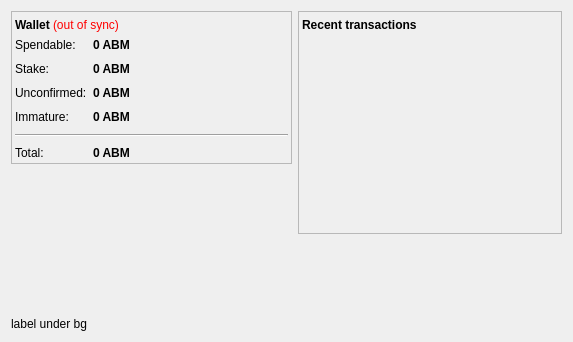
<?xml version="1.0" encoding="UTF-8"?>
<ui version="4.0">
 <class>OverviewPage</class>
 <widget class="QWidget" name="OverviewPage">
  <property name="geometry">
   <rect>
    <x>0</x>
    <y>0</y>
    <width>573</width>
    <height>342</height>
   </rect>
  </property>
  <property name="sizePolicy">
   <sizepolicy hsizetype="Preferred" vsizetype="Preferred">
    <horstretch>0</horstretch>
    <verstretch>0</verstretch>
   </sizepolicy>
  </property>
  <property name="windowTitle">
   <string>Form</string>
  </property>
  <property name="styleSheet">
   <string notr="true"/>
  </property>
  <layout class="QHBoxLayout" name="horizontalLayout" stretch="1,0">
   <item>
    <layout class="QVBoxLayout" name="verticalLayout_2" stretch="0,0,0,0,0">
     <item>
      <widget class="QFrame" name="frame">
       <property name="sizePolicy">
        <sizepolicy hsizetype="Preferred" vsizetype="Preferred">
         <horstretch>0</horstretch>
         <verstretch>0</verstretch>
        </sizepolicy>
       </property>
       <property name="minimumSize">
        <size>
         <width>0</width>
         <height>0</height>
        </size>
       </property>
       <property name="maximumSize">
        <size>
         <width>16777215</width>
         <height>16777215</height>
        </size>
       </property>
       <property name="frameShape">
        <enum>QFrame::StyledPanel</enum>
       </property>
       <property name="frameShadow">
        <enum>QFrame::Raised</enum>
       </property>
       <layout class="QVBoxLayout" name="verticalLayout_4">
        <property name="spacing">
         <number>3</number>
        </property>
        <property name="leftMargin">
         <number>3</number>
        </property>
        <property name="topMargin">
         <number>3</number>
        </property>
        <property name="rightMargin">
         <number>3</number>
        </property>
        <property name="bottomMargin">
         <number>3</number>
        </property>
        <item>
         <layout class="QHBoxLayout" name="horizontalLayout_4">
          <item>
           <widget class="QLabel" name="label_5">
            <property name="font">
             <font>
              <weight>75</weight>
              <bold>true</bold>
             </font>
            </property>
            <property name="mouseTracking">
             <bool>false</bool>
            </property>
            <property name="text">
             <string>Wallet</string>
            </property>
           </widget>
          </item>
          <item>
           <widget class="QLabel" name="labelWalletStatus">
            <property name="toolTip">
             <string>The displayed information may be out of date. Your wallet automatically synchronizes with the ArtBoomerang network after a connection is established, but this process has not completed yet.</string>
            </property>
            <property name="styleSheet">
             <string notr="true">QLabel { color: red; }</string>
            </property>
            <property name="text">
             <string notr="true">(out of sync)</string>
            </property>
            <property name="alignment">
             <set>Qt::AlignLeading|Qt::AlignLeft|Qt::AlignVCenter</set>
            </property>
           </widget>
          </item>
          <item>
           <spacer name="horizontalSpacer">
            <property name="orientation">
             <enum>Qt::Horizontal</enum>
            </property>
            <property name="sizeHint" stdset="0">
             <size>
              <width>2</width>
              <height>20</height>
             </size>
            </property>
           </spacer>
          </item>
         </layout>
        </item>
        <item>
         <layout class="QFormLayout" name="formLayout_2">
          <property name="fieldGrowthPolicy">
           <enum>QFormLayout::AllNonFixedFieldsGrow</enum>
          </property>
          <property name="horizontalSpacing">
           <number>6</number>
          </property>
          <property name="verticalSpacing">
           <number>10</number>
          </property>
          <item row="0" column="0">
           <widget class="QLabel" name="label">
            <property name="text">
             <string>Spendable:</string>
            </property>
           </widget>
          </item>
          <item row="0" column="1">
           <widget class="QLabel" name="labelBalance">
            <property name="font">
             <font>
              <weight>75</weight>
              <bold>true</bold>
             </font>
            </property>
            <property name="cursor">
             <cursorShape>IBeamCursor</cursorShape>
            </property>
            <property name="toolTip">
             <string>Your current spendable balance</string>
            </property>
            <property name="text">
             <string notr="true">0 ABM</string>
            </property>
            <property name="textInteractionFlags">
             <set>Qt::LinksAccessibleByMouse|Qt::TextSelectableByKeyboard|Qt::TextSelectableByMouse</set>
            </property>
           </widget>
          </item>
          <item row="1" column="0">
           <widget class="QLabel" name="label_6">
            <property name="text">
             <string>Stake:</string>
            </property>
           </widget>
          </item>
          <item row="1" column="1">
           <widget class="QLabel" name="labelStake">
            <property name="font">
             <font>
              <weight>75</weight>
              <bold>true</bold>
             </font>
            </property>
            <property name="cursor">
             <cursorShape>IBeamCursor</cursorShape>
            </property>
            <property name="toolTip">
             <string>Total of coins that was staked, and do not yet count toward the current balance</string>
            </property>
            <property name="text">
             <string notr="true">0 ABM</string>
            </property>
            <property name="textInteractionFlags">
             <set>Qt::LinksAccessibleByMouse|Qt::TextSelectableByKeyboard|Qt::TextSelectableByMouse</set>
            </property>
           </widget>
          </item>
          <item row="2" column="0">
           <widget class="QLabel" name="label_3">
            <property name="text">
             <string>Unconfirmed:</string>
            </property>
           </widget>
          </item>
          <item row="2" column="1">
           <widget class="QLabel" name="labelUnconfirmed">
            <property name="font">
             <font>
              <weight>75</weight>
              <bold>true</bold>
             </font>
            </property>
            <property name="cursor">
             <cursorShape>IBeamCursor</cursorShape>
            </property>
            <property name="toolTip">
             <string>Total of transactions that have yet to be confirmed, and do not yet count toward the current balance</string>
            </property>
            <property name="text">
             <string notr="true">0 ABM</string>
            </property>
            <property name="textInteractionFlags">
             <set>Qt::LinksAccessibleByMouse|Qt::TextSelectableByKeyboard|Qt::TextSelectableByMouse</set>
            </property>
           </widget>
          </item>
          <item row="3" column="0">
           <widget class="QLabel" name="labelImmatureText">
            <property name="text">
             <string>Immature:</string>
            </property>
           </widget>
          </item>
          <item row="3" column="1">
           <widget class="QLabel" name="labelImmature">
            <property name="font">
             <font>
              <weight>75</weight>
              <bold>true</bold>
             </font>
            </property>
            <property name="toolTip">
             <string>Mined balance that has not yet matured</string>
            </property>
            <property name="text">
             <string notr="true">0 ABM</string>
            </property>
            <property name="textInteractionFlags">
             <set>Qt::LinksAccessibleByMouse|Qt::TextSelectableByKeyboard|Qt::TextSelectableByMouse</set>
            </property>
           </widget>
          </item>
          <item row="4" column="0" colspan="2">
           <widget class="Line" name="line">
            <property name="sizePolicy">
             <sizepolicy hsizetype="Minimum" vsizetype="Fixed">
              <horstretch>0</horstretch>
              <verstretch>0</verstretch>
             </sizepolicy>
            </property>
            <property name="maximumSize">
             <size>
              <width>16777215</width>
              <height>2</height>
             </size>
            </property>
            <property name="orientation">
             <enum>Qt::Horizontal</enum>
            </property>
           </widget>
          </item>
          <item row="5" column="0">
           <widget class="QLabel" name="labelTotalText">
            <property name="text">
             <string>Total:</string>
            </property>
           </widget>
          </item>
          <item row="5" column="1">
           <widget class="QLabel" name="labelTotal">
            <property name="font">
             <font>
              <weight>75</weight>
              <bold>true</bold>
             </font>
            </property>
            <property name="cursor">
             <cursorShape>IBeamCursor</cursorShape>
            </property>
            <property name="toolTip">
             <string>Your current total balance</string>
            </property>
            <property name="text">
             <string notr="true">0 ABM</string>
            </property>
            <property name="textInteractionFlags">
             <set>Qt::LinksAccessibleByMouse|Qt::TextSelectableByKeyboard|Qt::TextSelectableByMouse</set>
            </property>
           </widget>
          </item>
         </layout>
        </item>
       </layout>
      </widget>
     </item>
     <item>
      <layout class="QVBoxLayout" name="verticalLayoutVTransaction">
       <property name="spacing">
        <number>0</number>
       </property>
      </layout>
     </item>
     <item>
      <widget class="QLabel" name="label_wallet_bg">
       <property name="text">
        <string/>
       </property>
       <property name="pixmap">
        <pixmap resource="../bitcoin.qrc">:/icons/bitcoin</pixmap>
       </property>
       <property name="scaledContents">
        <bool>false</bool>
       </property>
       <property name="alignment">
        <set>Qt::AlignHCenter|Qt::AlignTop</set>
       </property>
       <property name="margin">
        <number>-2</number>
       </property>
      </widget>
     </item>
     <item>
      <spacer name="verticalSpacer">
       <property name="orientation">
        <enum>Qt::Vertical</enum>
       </property>
       <property name="sizeHint" stdset="0">
        <size>
         <width>3</width>
         <height>3</height>
        </size>
       </property>
      </spacer>
     </item>
     <item>
      <widget class="QLabel" name="label_under_bg">
       <property name="text">
        <string>label under bg</string>
       </property>
      </widget>
     </item>
    </layout>
   </item>
   <item>
    <layout class="QVBoxLayout" name="verticalLayout_3">
     <item>
      <widget class="QFrame" name="frame_2">
       <property name="enabled">
        <bool>true</bool>
       </property>
       <property name="sizePolicy">
        <sizepolicy hsizetype="Preferred" vsizetype="Preferred">
         <horstretch>0</horstretch>
         <verstretch>0</verstretch>
        </sizepolicy>
       </property>
       <property name="minimumSize">
        <size>
         <width>0</width>
         <height>0</height>
        </size>
       </property>
       <property name="autoFillBackground">
        <bool>true</bool>
       </property>
       <property name="styleSheet">
        <string notr="true"/>
       </property>
       <property name="frameShape">
        <enum>QFrame::StyledPanel</enum>
       </property>
       <property name="frameShadow">
        <enum>QFrame::Raised</enum>
       </property>
       <layout class="QVBoxLayout" name="verticalLayout">
        <property name="spacing">
         <number>3</number>
        </property>
        <property name="leftMargin">
         <number>3</number>
        </property>
        <property name="topMargin">
         <number>3</number>
        </property>
        <property name="rightMargin">
         <number>3</number>
        </property>
        <property name="bottomMargin">
         <number>3</number>
        </property>
        <item>
         <layout class="QHBoxLayout" name="horizontalLayout_2">
          <item>
           <widget class="QLabel" name="label_4">
            <property name="font">
             <font>
              <weight>75</weight>
              <bold>true</bold>
             </font>
            </property>
            <property name="text">
             <string>Recent transactions</string>
            </property>
           </widget>
          </item>
          <item>
           <spacer name="horizontalSpacer_2">
            <property name="orientation">
             <enum>Qt::Horizontal</enum>
            </property>
            <property name="sizeHint" stdset="0">
             <size>
              <width>2</width>
              <height>20</height>
             </size>
            </property>
           </spacer>
          </item>
         </layout>
        </item>
        <item>
         <widget class="QListView" name="listTransactions">
          <property name="sizePolicy">
           <sizepolicy hsizetype="Expanding" vsizetype="MinimumExpanding">
            <horstretch>0</horstretch>
            <verstretch>0</verstretch>
           </sizepolicy>
          </property>
          <property name="minimumSize">
           <size>
            <width>0</width>
            <height>0</height>
           </size>
          </property>
          <property name="styleSheet">
           <string notr="true">QListView { background: transparent; }</string>
          </property>
          <property name="frameShape">
           <enum>QFrame::NoFrame</enum>
          </property>
          <property name="verticalScrollBarPolicy">
           <enum>Qt::ScrollBarAlwaysOff</enum>
          </property>
          <property name="horizontalScrollBarPolicy">
           <enum>Qt::ScrollBarAlwaysOff</enum>
          </property>
          <property name="selectionMode">
           <enum>QAbstractItemView::NoSelection</enum>
          </property>
         </widget>
        </item>
       </layout>
      </widget>
     </item>
     <item>
      <spacer name="verticalSpacer_2">
       <property name="orientation">
        <enum>Qt::Vertical</enum>
       </property>
       <property name="sizeHint" stdset="0">
        <size>
         <width>2</width>
         <height>20</height>
        </size>
       </property>
      </spacer>
     </item>
    </layout>
   </item>
  </layout>
 </widget>
 <resources>
  <include location="../bitcoin.qrc"/>
 </resources>
 <connections/>
</ui>
